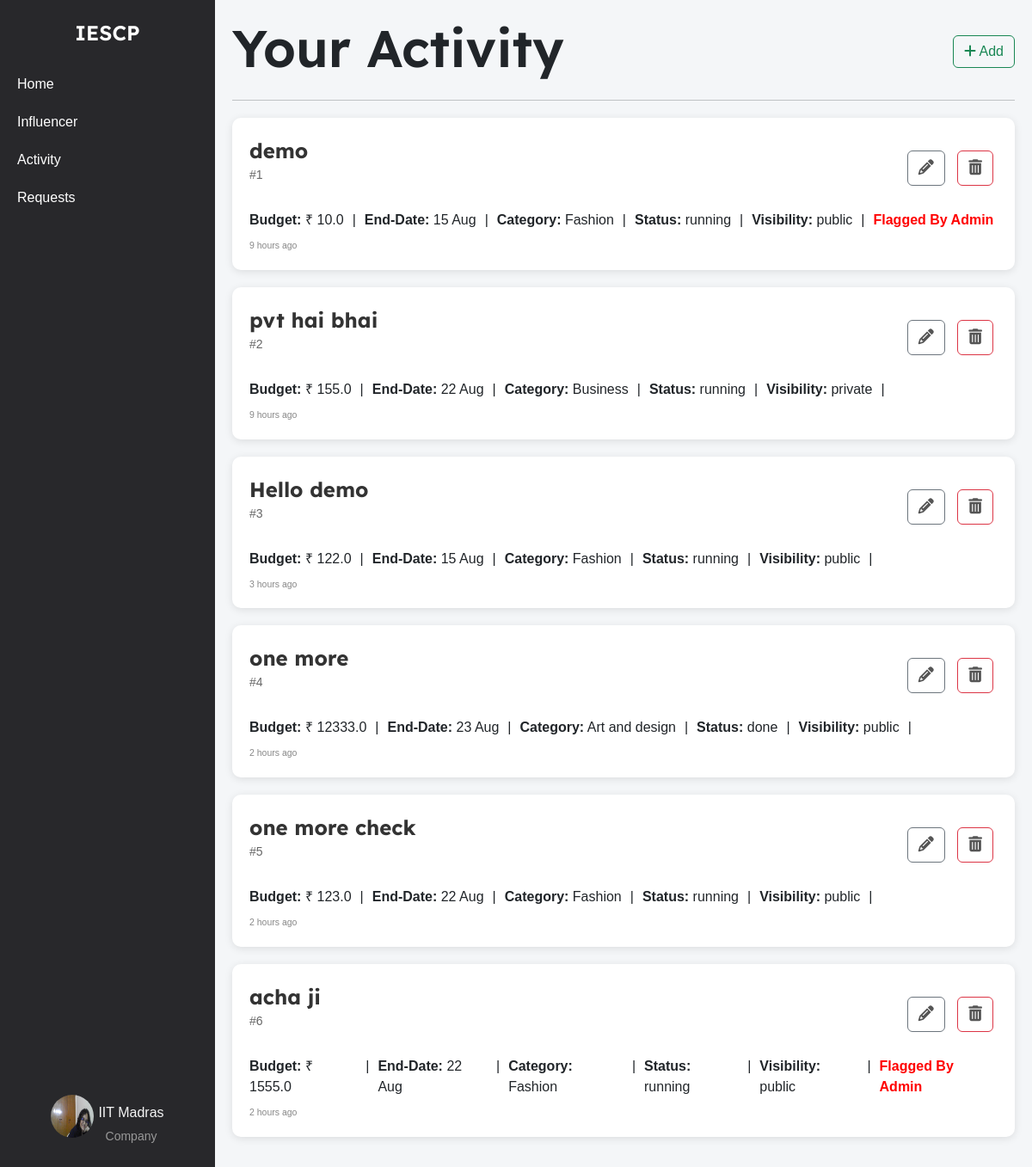
/company/activity (signed in), run on an earlier commit of the app's database.
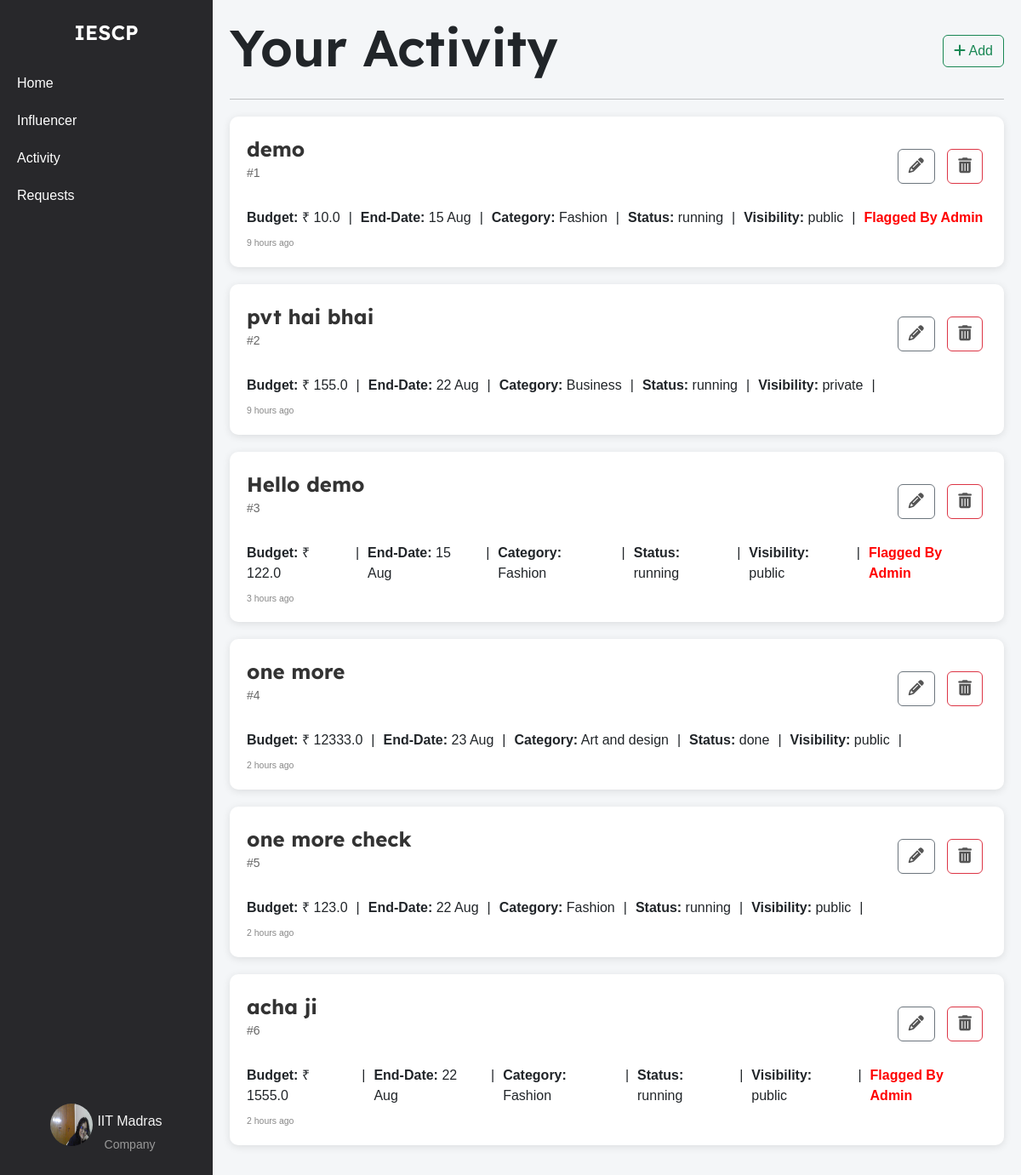
And on a later commit of the database.
### models.py (models this page shows)
class Campaign(db.Model):
    __tablename__ = 'campaign'
    id = db.Column(db.Integer, primary_key=True)
    title = db.Column(db.String(200), nullable=False)
    description = db.Column(db.Text, nullable=False)
    budget = db.Column(db.Float, nullable=False)
    start_date = db.Column(db.Date, nullable=False)
    end_date = db.Column(db.Date, nullable=False)
    company_id = db.Column(db.Integer, db.ForeignKey('company.id'), nullable=False)
    admin_id = db.Column(db.Integer, db.ForeignKey('admin.id'), nullable=False, default=1)
    status = db.Column(db.String(50), nullable=False, default='pending')
    category = db.Column(db.String(255), nullable=False)
    created_at = db.Column(db.DateTime, nullable=False, default=datetime.utcnow)
    visibility = db.Column(db.String(50), nullable=False, default='public')
    influencers = db.relationship('Influencer', secondary=influencer_campaign_association, back_populates='campaigns')
    is_flag = db.Column(db.Boolean, nullable=False, default=False)
    @property
    def created_at_ist(self):
        utc_time = self.created_at.replace(tzinfo=timezone('UTC'))
        ist_time = utc_time.astimezone(timezone('Asia/Kolkata'))
        return ist_time

### company_routes.py (the view)
@app.route('/company/activity')
@company_auth_required
def company_activity():
    user = Company.query.get(session['company_id'])
    campaigns = Campaign.query.filter_by(company_id=session['company_id']).all()
    return render_template('company_activity.html', campaigns=campaigns, user=user)

### company_routes.py (called while the page is built)
def company_auth_required(func):
    @wraps(func)
    def func3(*args, **kwargs):
        if 'company_id' in session:
            return func(*args, **kwargs)
        else:
            flash("Please login first")
            return redirect(url_for('company_login'))
    return func3

### templates/company_activity.html (shortened to what this page needs)
{% extends 'layout.html' %}
{% block content %}
    <div class="container-box">
        <div class="sidebar">
            <div class="logo">IESCP</div>
            <ul>
                <li><a href="{{url_for('company_home')}}">Home</a></li>
                <li><a href="{{url_for('influencer_search')}}">Influencer</a></li>
                <li><a href="{{url_for('company_activity')}}">Activity</a></li>
                <li><a href="{{url_for('company_requests')}}">Requests</a></li>
            </ul>
            <div class="profile">
                <a href="{{ url_for('company_dashboard') }}">
                    <img src="{{ url_for('static', filename='profile_upload/company/' + user.username + '/' + user.logo) }}" alt="Profile Picture">
                    <div class="profile-name-category">
                        <span class="company_name">{{ user.company_name }}</span>
                        <span class="category">Company</span>
                    </div>
                </a>
            </div>
        </div>
        <div class="container">
            <div class="activity-heading">
                <h1>Your Activity</h1>
                <a href="{{url_for('campaign_add')}}" class="btn btn-outline-success"><i class="fa-solid fa-plus"></i> Add</a>
            </div>
            <hr>
            {% for campaign in campaigns %}
            <div class="campaign">
                <div class="campaign-main-details">
                    <div class="campaign-title">
                        <a href="{{ url_for('campaign_view', campaign_id=campaign.id) }}">{{ campaign.title }}</a>
                        <p>#{{ campaign.id }}</p>
                    </div>
                    <div class="campaign-actions">
                        <a href="{{ url_for('campaign_edit', campaign_id=campaign.id) }}" class="btn btn-outline-secondary">
                            <i class="fa fa-pencil "></i>
                        </a>
                        <a href="{{ url_for('campaign_delete', campaign_id=campaign.id) }}" class="btn btn-outline-danger">
                            <i class="fa fa-trash"></i>
                        </a>
                    </div>
                </div>
                <div class="campaign-details">
                    <div>
                        <strong>Budget:</strong> &#x20B9; {{ campaign.budget }}
                    </div> |
                    <div>
                        <strong>End-Date:</strong> {{ campaign.end_date.strftime('%d %b') }}
                    </div> |
                    <div>
                        <strong>Category:</strong> {{ campaign.category }}
                    </div> |
                    <div>
                        <strong>Status:</strong> {{ campaign.status }}
                    </div> |
                    <div>
                        <strong>Visibility:</strong> {{ campaign.visibility }}
                    </div> |
                    {% if campaign.is_flag %}
                    <div style="color: red; font-weight: bold;">
                        Flagged By Admin
                    </div>
                    {% endif %}
                </div>
                <div class="campaign-meta">
                    <small class="campaign-timestamp" data-created-at="{{ campaign.created_at_ist.isoformat() }}"></small>
                </div>
            </div>
            {% endfor %}
        </div>
    </div>
{% endblock %}

What changed in the data, as far as the page shows it:
changed Campaign "Hello demo": now shows "Flagged By Admin"
